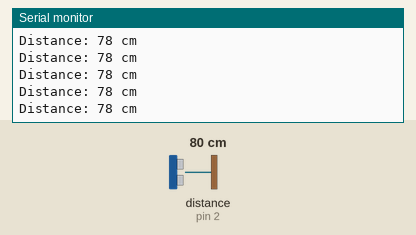
Recording of a sketch running on a simulated Arduino Uno, built with avr-gcc and run on an emulated ATmega328P. Shown: the last lines printed to the serial monitor. Wiring (inferred from the names in the program): ultrasonic range finder: trigger pin 3; echo pin 2. The test bench sets the inputs (shaded band); at power-on: distance to the obstacle (sensor on pin 2) 80 cm. The echo pulse lasts 58.3 µs per cm.

Above: at 1.2 s.
1.3 s: distance to the obstacle (sensor on pin 2) set to 18 cm
At 1.32 s:
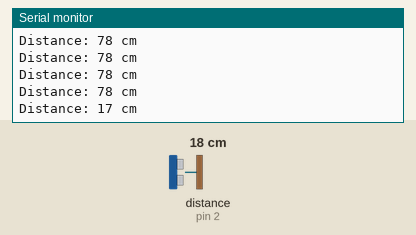
4.3 s: distance to the obstacle (sensor on pin 2) set to 2 cm
At 4.4 s:
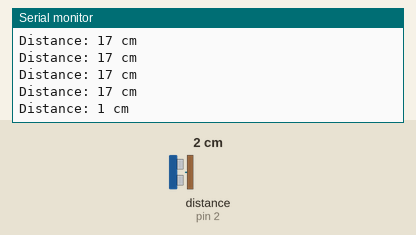
Timing chart, 0 to 7.3 s (numbered marks = the images above; inputs shaded):
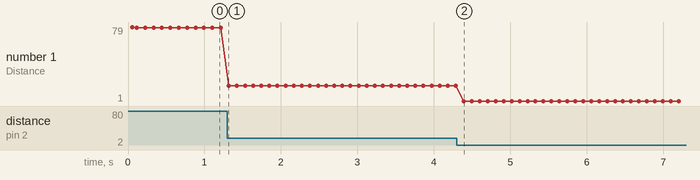

The sketch:

Arduino_code_range.ino
```cpp
#include <SoftwareSerial.h>

#define echoPin 2 // attach pin D2 Arduino to pin Echo of HC-SR04
#define trigPin 3 //attach pin D3 Arduino to pin Trig of HC-SR04

SoftwareSerial espSerial(5, 6);
// defines variables
long duration; // variable for the duration of sound wave travel
int distance; // variable for the distance measurement

void setup() {
  pinMode(trigPin, OUTPUT); // Sets the trigPin as an OUTPUT
  pinMode(echoPin, INPUT); // Sets the echoPin as an INPUT
  espSerial.begin(9600);
  Serial.begin(9600); // // Serial Communication is starting with 9600 of baudrate speed
  Serial.println("Ultrasonic Sensor HC-SR04 Test"); // print some text in Serial Monitor
  Serial.println("with Arduino UNO R3");
}
void loop() {
  // Clears the trigPin condition
  digitalWrite(trigPin, LOW);
  delayMicroseconds(2);
  // Sets the trigPin HIGH (ACTIVE) for 10 microseconds
  digitalWrite(trigPin, HIGH);
  delayMicroseconds(10);
  digitalWrite(trigPin, LOW);
  // Reads the echoPin, returns the sound wave travel time in microseconds
  duration = pulseIn(echoPin, HIGH);
  // Calculating the distance
  distance = duration * 0.034 / 2; // Speed of sound wave divided by 2 (go and back)
  // Displays the distance on the Serial Monitor
  Serial.print("Distance: ");
  Serial.print(distance);
  Serial.println(" cm");
  espSerial.println(distance);
  delay(100);
}
```

Measured:
- after the input at 1.3 s, the serial monitor: prints a new line at once (image 1)
- after the input at 4.3 s, the serial monitor: prints a new line after 0.09 s (image 2)
- plotted number 1: 78 → 17 after the input at 1.3 s, 17 → 1 after the input at 4.3 s
